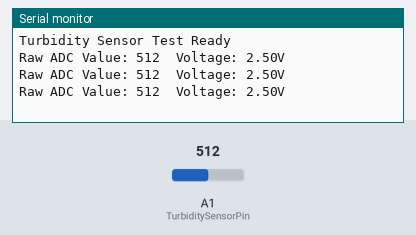
A sketch run on a simulated Arduino Uno, built with avr-gcc and run on an emulated ATmega328P. Parts: the last lines printed to the serial monitor. The inputs (shaded band) are chosen by the test bench; at power-on: A1 (TurbiditySensorPin) = 512.

Above: at 1.3 s.
1.4 s: A1 (TurbiditySensorPin) set to 716
At 1.9 s:
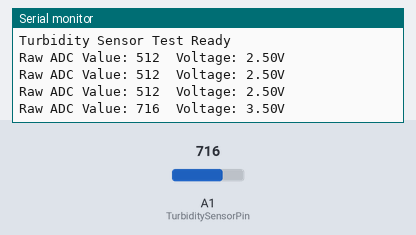
2.9 s: A1 (TurbiditySensorPin) set to 900
At 3.4 s:
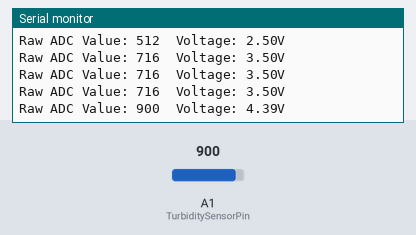
Timing chart, 0 to 5.9 s (numbered marks = the images above; inputs shaded):
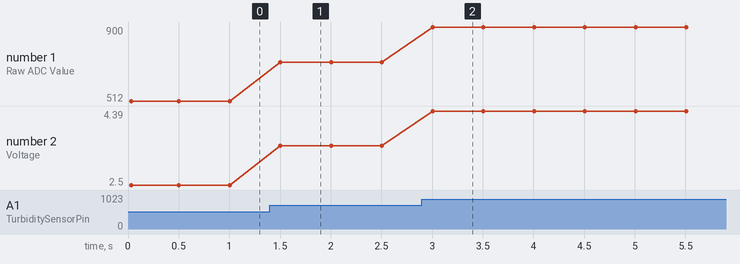

Measured:
- after the input at 1.4 s, the serial monitor: prints a new line after 0.10 s (image 1)
- after the input at 2.9 s, the serial monitor: prints a new line after 0.11 s (image 2)
- plotted number 1: 512 → 716 after the input at 1.4 s, 716 → 900 after the input at 2.9 s
- plotted number 2: 2.5 → 3.5 after the input at 1.4 s, 3.5 → 4.39 after the input at 2.9 s

The sketch:

wqms.ino
```cpp
// Define the analog pin connected to the Turbidity sensor (using A1)
#define TurbiditySensorPin A1

// Analog reference voltage (V) - typical for 5V Arduino boards
const float VREF = 5.0;

void setup() {
  Serial.begin(9600);
  Serial.println("Turbidity Sensor Test Ready");
}

void loop() {
  // 1. Read the raw analog value (0 to 1023)
  int rawValue = analogRead(TurbiditySensorPin);

  // 2. Convert the raw value to voltage (0.00V to 5.00V)
  // Voltage (V) = Analog reading * (Reference voltage / ADC resolution)
  float voltage = rawValue * (VREF / 1024.0);

  // 3. Print the raw and voltage readings
  Serial.print("Raw ADC Value: ");
  Serial.print(rawValue);

  Serial.print("\tVoltage: ");
  Serial.print(voltage, 2);
  Serial.print("V");

  // NOTE on Turbidity: The voltage output is INVERSELY proportional to turbidity.
  // Higher Voltage = Clearer Water (Lower NTU)
  // Lower Voltage = Cloudier Water (Higher NTU)

  // To get an NTU value, you must use a calibration curve (like the one shown below).
  // For now, simply observe the voltage change.

  Serial.println();

  delay(500); // Wait for half a second before the next reading
}
```
